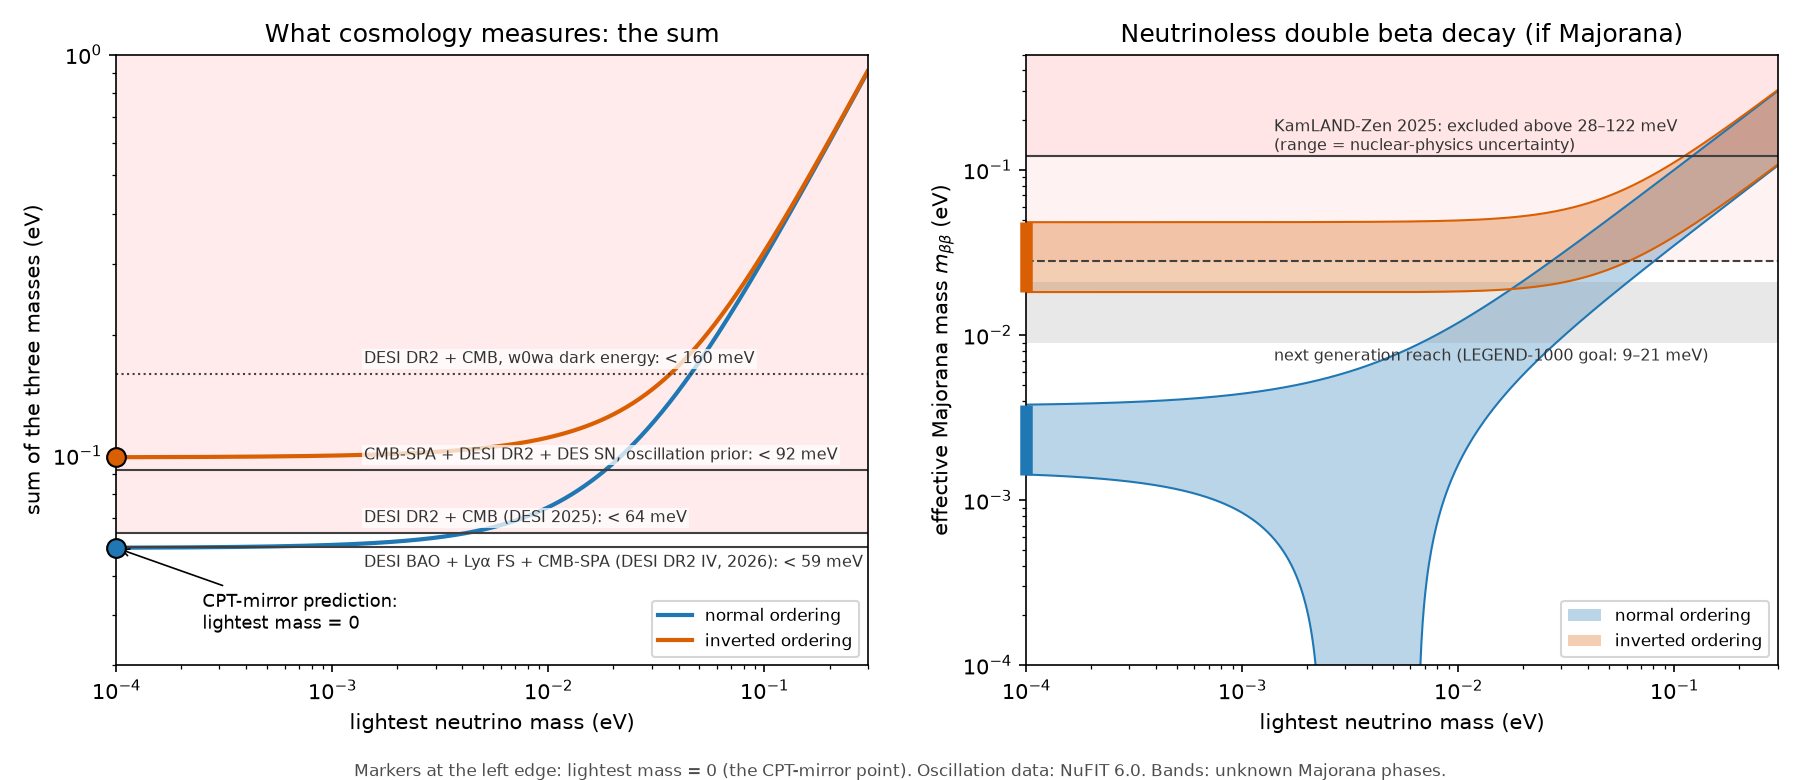

The script that saved this image:
"""Neutrino masses vs the CPT-mirror prediction (lightest neutrino exactly massless).

Given the measured mass splittings, each value of the lightest mass fixes all three
masses. We compute, for both orderings:
  - sum of masses           (what cosmology measures)
  - m_beta                  (what tritium beta decay, KATRIN, measures)
  - m_betabeta band         (what neutrinoless double beta decay measures, if Majorana;
                             the band comes from the two unknown Majorana phases)
and compare with current limits. Lightest mass = 0 is the Boyle-Finn-Turok 2018 point.

Run: uv run --no-project --with numpy --with matplotlib python neutrino_mass.py
     -> prints a table and writes neutrino_mass.png
"""
import os

import numpy as np

HERE = os.path.dirname(os.path.abspath(__file__))

# --- NuFIT 6.0 (Esteban et al. 2024, JHEP 12 (2024) 216), Table 1, "IC24 with SK-atm" ---
DM21 = 7.49e-5                      # eV^2, both orderings
DM3L = {"NO": 2.513e-3,             # Delta m^2_31 > 0
        "IO": -2.484e-3}            # Delta m^2_32 < 0
S12 = {"NO": 0.308, "IO": 0.308}    # sin^2 theta_12
S13 = {"NO": 0.02215, "IO": 0.02231}  # sin^2 theta_13

# --- Current limits (see before_big_bang.md, section 10, for sources) ---
SUM_LIMITS = [  # 95% upper limits on the sum, LCDM unless stated
    ("DESI DR2 + CMB (DESI 2025)", 0.0642),
    ("DESI BAO + Lyα FS + CMB-SPA (DESI DR2 IV, 2026)", 0.0592),
    ("CMB-SPA + DESI DR2 + DES SN, oscillation prior", 0.092),  # Hou et al. 2026, hierarchy-informed prior
    ("DESI DR2 + CMB, w0wa dark energy", 0.16),
]
KATRIN_MBETA = 0.45            # eV, 90% CL (KATRIN Collaboration, Science 2025)
KLZ_MBB = (0.028, 0.122)       # eV, 90% CL, range from nuclear matrix elements (KamLAND-Zen, PRL 2025)
NEXT_GEN_MBB = (0.009, 0.021)  # eV, LEGEND-1000 3-sigma discovery sensitivity (pre-CDR 2021)
SIGMA_SUM_NOW = 0.053          # eV, error on the sum allowing negative values (Elbers et al. 2025);
                               # the quoted 0.020 comes from a posterior cut off at zero


def masses(m0, order):
    """(m1, m2, m3) in eV for lightest mass m0."""
    m0 = np.asarray(m0, dtype=float)
    if order == "NO":
        m1 = m0
        m2 = np.sqrt(m0**2 + DM21)
        m3 = np.sqrt(m0**2 + DM3L["NO"])
    else:
        m3 = m0
        m2 = np.sqrt(m0**2 - DM3L["IO"])      # m2^2 = m3^2 + |Dm32^2|
        m1 = np.sqrt(m2**2 - DM21)
    return m1, m2, m3


def mixing(order):
    """|U_e1|^2, |U_e2|^2, |U_e3|^2."""
    s12, s13 = S12[order], S13[order]
    return (1 - s12) * (1 - s13), s12 * (1 - s13), s13


def observables(m0, order):
    m = masses(m0, order)
    u = mixing(order)
    total = sum(m)
    mbeta = np.sqrt(sum(ui * mi**2 for ui, mi in zip(u, m)))
    terms = [ui * mi for ui, mi in zip(u, m)]
    # |sum_i U_ei^2 m_i e^{i phase_i}|: max with all phases aligned, min by triangle inequality
    hi = sum(terms)
    lo = np.maximum(0.0, 2 * np.max(terms, axis=0) - hi)
    return total, mbeta, lo, hi


def lightest_for_sum(target, order):
    """Lightest mass giving a sum of masses equal to target (eV), by bisection."""
    lo, hi = 0.0, 1.0
    if observables(0.0, order)[0] >= target:
        return 0.0
    for _ in range(80):
        mid = 0.5 * (lo + hi)
        lo, hi = (mid, hi) if observables(mid, order)[0] < target else (lo, mid)
    return 0.5 * (lo + hi)


if __name__ == "__main__":
    print("CPT-mirror point (lightest mass = 0):")
    for o in ("NO", "IO"):
        m = masses(0.0, o)
        s, mb, lo, hi = observables(0.0, o)
        print(f"  {o}: masses = " + ", ".join(f"{x * 1e3:.1f}" for x in m) +
              f" meV; sum = {s * 1e3:.1f} meV; m_beta = {mb * 1e3:.1f} meV; "
              f"m_bb = {lo * 1e3:.1f}-{hi * 1e3:.1f} meV")

    print("\nLightest mass allowed by each 95% limit on the sum:")
    for name, lim in SUM_LIMITS:
        row = []
        for o in ("NO", "IO"):
            smin = observables(0.0, o)[0]
            row.append(f"{o}: " + (f"m_light < {lightest_for_sum(lim, o) * 1e3:.1f} meV"
                                   if lim > smin else f"excluded (needs sum >= {smin * 1e3:.0f} meV)"))
        print(f"  {name:45s} < {lim * 1e3:5.1f} meV   " + "   ".join(row))

    print("\nHow precisely must the sum be measured to see a nonzero lightest mass (2 sigma, NO)?")
    s0 = observables(0.0, "NO")[0]
    for m0 in (0.005, 0.010, 0.020, 0.030, 0.050):
        ds = observables(m0, "NO")[0] - s0
        print(f"  m_light = {m0 * 1e3:4.0f} meV -> sum rises by {ds * 1e3:5.1f} meV -> needs sigma(sum) <= {ds / 2 * 1e3:4.1f} meV")
    m_now = lightest_for_sum(s0 + 2 * SIGMA_SUM_NOW, "NO")
    print(f"  with today's sigma = {SIGMA_SUM_NOW * 1e3:.0f} meV: only m_light >~ {m_now * 1e3:.0f} meV would be detectable")

    import matplotlib
    matplotlib.use("Agg")
    import matplotlib.pyplot as plt

    COL = {"NO": "#1f77b4", "IO": "#d95f02"}
    NAME = {"NO": "normal ordering", "IO": "inverted ordering"}
    m0 = np.geomspace(1e-4, 0.3, 600)
    fig, (a1, a2) = plt.subplots(1, 2, figsize=(12, 5.2))

    for o in ("NO", "IO"):
        s, mb, lo, hi = observables(m0, o)
        a1.plot(m0, s, color=COL[o], lw=2, label=NAME[o])
        a2.fill_between(m0, lo, hi, color=COL[o], alpha=0.30, lw=0, label=NAME[o])
        a2.plot(m0, lo, color=COL[o], lw=1); a2.plot(m0, hi, color=COL[o], lw=1)
        s0_, _, lo0, hi0 = observables(np.array([1e-4]), o)
        a1.plot(1e-4, s0_, "o", ms=9, color=COL[o], mec="k", zorder=5, clip_on=False)
        a2.plot([1e-4, 1e-4], [max(lo0[0], 1e-4), hi0[0]], color=COL[o], lw=6,
                solid_capstyle="butt", zorder=5, clip_on=False)

    for name, lim in SUM_LIMITS:
        ls = ":" if "w0wa" in name else "-"
        a1.axhline(lim, color="0.25", lw=1, ls=ls)
        below = "Lyα" in name  # two lines 5 meV apart: put this label under its line
        a1.text(1.4e-3, lim * (0.955 if below else 1.04), f"{name}: < {lim * 1e3:.0f} meV",
                va="top" if below else "bottom", fontsize=7.5, color="0.2",
                bbox=dict(fc="white", ec="none", alpha=0.75, pad=1))
    a1.axhspan(SUM_LIMITS[0][1], 1, color="red", alpha=0.08, lw=0)
    a1.annotate("CPT-mirror prediction:\nlightest mass = 0", (1e-4, 0.0588), xytext=(2.5e-4, 0.037),
                fontsize=8.5, arrowprops=dict(arrowstyle="->", lw=0.8))
    a1.set_xscale("log"); a1.set_yscale("log")
    a1.set_xlim(1e-4, 0.3); a1.set_ylim(0.03, 1.0)
    a1.set_xlabel("lightest neutrino mass (eV)"); a1.set_ylabel("sum of the three masses (eV)")
    a1.set_title("What cosmology measures: the sum")
    a1.legend(fontsize=8, loc="lower right")

    a2.axhspan(KLZ_MBB[1], 1, color="red", alpha=0.10, lw=0)
    a2.axhspan(*KLZ_MBB, color="red", alpha=0.05, lw=0)
    a2.axhline(KLZ_MBB[0], color="0.25", lw=1, ls="--"); a2.axhline(KLZ_MBB[1], color="0.25", lw=1)
    a2.text(1.4e-3, KLZ_MBB[1] * 1.08, "KamLAND-Zen 2025: excluded above 28–122 meV\n(range = nuclear-physics uncertainty)",
            fontsize=7.5, color="0.2")
    a2.axhspan(*NEXT_GEN_MBB, color="0.5", alpha=0.18, lw=0)
    a2.text(1.4e-3, NEXT_GEN_MBB[0] * 0.92, "next generation reach (LEGEND-1000 goal: 9–21 meV)", va="top", fontsize=7.5, color="0.2")
    a2.set_xscale("log"); a2.set_yscale("log")
    a2.set_xlim(1e-4, 0.3); a2.set_ylim(1e-4, 0.5)
    a2.set_xlabel("lightest neutrino mass (eV)"); a2.set_ylabel(r"effective Majorana mass $m_{\beta\beta}$ (eV)")
    a2.set_title("Neutrinoless double beta decay (if Majorana)")
    a2.legend(fontsize=8, loc="lower right")
    fig.text(0.5, 0.005, "Markers at the left edge: lightest mass = 0 (the CPT-mirror point). "
             "Oscillation data: NuFIT 6.0. Bands: unknown Majorana phases.", ha="center", fontsize=8, color="0.3")
    fig.tight_layout(rect=(0, 0.03, 1, 1)); fig.savefig(os.path.join(HERE, "neutrino_mass.png"), dpi=150)
    print("wrote neutrino_mass.png")
